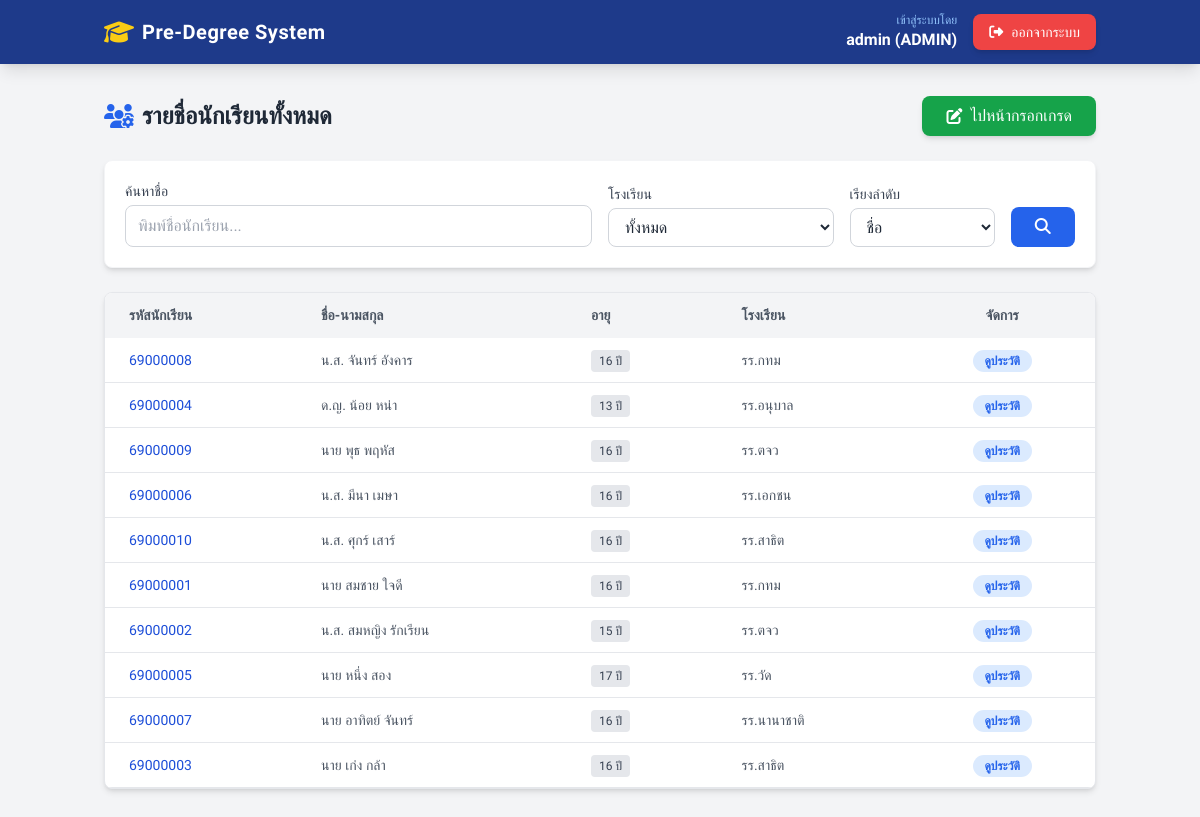
The page /admin/students (signed in) on the database its author committed.
### tables this page shows
CREATE TABLE students (
    id TEXT PRIMARY KEY, -- รหัส 8 หลัก เริ่มต้น 69xxxxxx
    prefix TEXT NOT NULL,
    first_name TEXT NOT NULL,
    last_name TEXT NOT NULL,
    dob DATE NOT NULL,   -- ใช้คำนวณอายุ (ข้อ 4: ต้อง >= 15 ปี)
    school TEXT NOT NULL,
    email TEXT NOT NULL,
    curriculum_id TEXT NOT NULL,
    password TEXT DEFAULT '1234' -- รหัสผ่านเบื้องต้น
);

### app.py (the view)
@app.route('/admin/students')
def admin_dashboard():
    if session.get('user_type') != 'admin': return redirect(url_for('login'))
    conn = get_db_connection()
    school_filter = request.args.get('school')
    sort_by = request.args.get('sort', 'first_name') # name or age
    search = request.args.get('search', '')
    query = 'SELECT * FROM students WHERE (first_name LIKE ? OR last_name LIKE ?)'
    params = [f'%{search}%', f'%{search}%']
    if school_filter:
        query += ' AND school = ?'
        params.append(school_filter)
    if sort_by == 'age':
        query += ' ORDER BY dob DESC' # อายุน้อยไปมาก = dob มากไปน้อย
    else:
        query += ' ORDER BY first_name'
    students = conn.execute(query, params).fetchall()
    student_list = []
    for s in students:
        s_dict = dict(s)
        s_dict['age'] = calculate_age(s['dob'])
        student_list.append(s_dict)
    schools = conn.execute('SELECT DISTINCT school FROM students').fetchall()
    conn.close()
    return render_template('admin_dashboard.html', students=student_list, schools=schools)

### models.py (called while the page is built)
def get_db_connection():
    conn = sqlite3.connect(DB_NAME)
    conn.row_factory = sqlite3.Row
    return conn

def calculate_age(dob_str):
    if not dob_str: return 0
    try:
        dob = datetime.datetime.strptime(dob_str, '%Y-%m-%d')
        today = datetime.datetime.now()
        age = today.year - dob.year - ((today.month, today.day) < (dob.month, dob.day))
        return age
    except ValueError:
        return 0

### templates/admin_dashboard.html (shortened to what this page needs)
{% extends "layout.html" %}
{% block content %}
<div class="flex flex-col md:flex-row justify-between items-center mb-6 gap-4">
    <h2 class="text-2xl font-bold text-gray-800 flex items-center gap-2">
        <i class="fa-solid fa-users-gear text-blue-600"></i> รายชื่อนักเรียนทั้งหมด
    </h2>
    <a href="{{ url_for('grade_entry_list') }}" class="bg-green-600 text-white px-6 py-2 rounded-lg hover:bg-green-700 shadow-md transition flex items-center gap-2">
        <i class="fa-solid fa-pen-to-square"></i> ไปหน้ากรอกเกรด
    </a>
</div>
<div class="bg-white p-5 rounded-lg shadow-md mb-6 border border-gray-100">
    <form class="grid grid-cols-1 md:grid-cols-12 gap-4 items-end">
        <div class="md:col-span-6">
            <label class="block text-sm font-medium text-gray-700 mb-1">ค้นหาชื่อ</label>
            <input type="text" name="search" class="w-full border border-gray-300 rounded-lg px-3 py-2 focus:ring-2 focus:ring-blue-500 outline-none" placeholder="พิมพ์ชื่อนักเรียน...">
        </div>
        <div class="md:col-span-3">
            <label class="block text-sm font-medium text-gray-700 mb-1">โรงเรียน</label>
            <select name="school" class="w-full border border-gray-300 rounded-lg px-3 py-2 bg-white">
                <option value="">ทั้งหมด</option>
            </select>
        </div>
        <div class="md:col-span-2">
            <label class="block text-sm font-medium text-gray-700 mb-1">เรียงลำดับ</label>
            <select name="sort" class="w-full border border-gray-300 rounded-lg px-3 py-2 bg-white">
                <option value="name">ชื่อ</option>
            </select>
        </div>
        <div class="md:col-span-1">
            <button type="submit" class="w-full bg-blue-600 text-white py-2 rounded-lg hover:bg-blue-700 transition">
                <i class="fa-solid fa-magnifying-glass"></i>
            </button>
        </div>
    </form>
</div>
<div class="overflow-hidden bg-white rounded-lg shadow-md border border-gray-200">
    <table class="min-w-full leading-normal">
        <thead>
            <tr class="bg-gray-100 text-gray-600 uppercase text-sm leading-normal">
                <th class="py-3 px-6 text-left font-semibold">รหัสนักเรียน</th>
                <th class="py-3 px-6 text-left font-semibold">ชื่อ-นามสกุล</th>
                <th class="py-3 px-6 text-left font-semibold">อายุ</th>
                <th class="py-3 px-6 text-left font-semibold">โรงเรียน</th>
                <th class="py-3 px-6 text-center font-semibold">จัดการ</th>
            </tr>
        </thead>
        <tbody class="text-gray-600 text-sm font-light">
            {% for s in students %}
            <tr class="border-b border-gray-200 hover:bg-blue-50 transition duration-150">
                <td class="py-3 px-6 text-left whitespace-nowrap font-medium text-blue-700">{{ s.id }}</td>
                <td class="py-3 px-6 text-left">{{ s.prefix }} {{ s.first_name }} {{ s.last_name }}</td>
                <td class="py-3 px-6 text-left"><span class="bg-gray-200 text-gray-700 py-1 px-2 rounded text-xs">{{ s.age }} ปี</span></td>
                <td class="py-3 px-6 text-left">{{ s.school }}</td>
                <td class="py-3 px-6 text-center">
                    <a href="{{ url_for('student_profile', id=s.id) }}" class="bg-blue-100 text-blue-600 py-1 px-3 rounded-full text-xs font-bold hover:bg-blue-200 transition">
                        ดูประวัติ
                    </a>
                </td>
            </tr>
            {% endfor %}
        </tbody>
    </table>
</div>
{% endblock %}

### templates/layout.html (shortened to what this page needs)
<!DOCTYPE html>
<html lang="th">
<head>
    <script src="https://cdn.tailwindcss.com"></script>
    <link href="https://cdnjs.cloudflare.com/ajax/libs/font-awesome/6.4.0/css/all.min.css" rel="stylesheet">
</head>
<body class="text-gray-800 min-h-screen">
    <nav class="bg-blue-900 text-white shadow-lg sticky top-0 z-50">
        <div class="container mx-auto px-4 py-3 flex justify-between items-center">
            <div class="flex items-center space-x-2">
                <i class="fa-solid fa-graduation-cap text-2xl text-yellow-400"></i>
                <span class="text-xl font-bold tracking-wide">Pre-Degree System</span>
            </div>
            <div class="flex items-center space-x-4">
                {% if session.get('user_id') %}
                    <div class="hidden md:block text-right">
                        <div class="text-xs text-blue-300">เข้าสู่ระบบโดย</div>
                        <div class="font-bold">{{ session.get('user_id') }} ({{ session.get('user_type')|upper }})</div>
                    </div>
                    <a href="/logout" class="bg-red-500 hover:bg-red-600 px-4 py-2 rounded-lg text-sm transition shadow-md flex items-center gap-2">
                        <i class="fa-solid fa-right-from-bracket"></i> ออกจากระบบ
                    </a>
                {% endif %}
            </div>
        </div>
    </nav>
    <main class="container mx-auto px-4 py-8 fade-in">
        {% block content %}{% endblock %}
    </main>
</body>
</html>

### templates/layout.html (style rules this page uses)
body { font-family: 'Sarabun', sans-serif; background-color: #f3f4f6; }
.fade-in { animation: fadeIn 0.5s ease-in-out; }

### rows shown on the page
students: id "69000008", prefix "น.ส.", first_name "จันทร์", last_name "อังคาร", age "16", school "รร.กทม"
students: id "69000004", prefix "ด.ญ.", first_name "น้อย", last_name "หน่า", age "13", school "รร.อนุบาล"
students: id "69000009", prefix "นาย", first_name "พุธ", last_name "พฤหัส", age "16", school "รร.ตจว"
students: id "69000006", prefix "น.ส.", first_name "มีนา", last_name "เมษา", age "16", school "รร.เอกชน"
students: id "69000010", prefix "น.ส.", first_name "ศุกร์", last_name "เสาร์", age "16", school "รร.สาธิต"
students: id "69000001", prefix "นาย", first_name "สมชาย", last_name "ใจดี", age "16", school "รร.กทม"
students: id "69000002", prefix "น.ส.", first_name "สมหญิง", last_name "รักเรียน", age "15", school "รร.ตจว"
students: id "69000005", prefix "นาย", first_name "หนึ่ง", last_name "สอง", age "17", school "รร.วัด"
students: id "69000007", prefix "นาย", first_name "อาทิตย์", last_name "จันทร์", age "16", school "รร.นานาชาติ"
students: id "69000003", prefix "นาย", first_name "เก่ง", last_name "กล้า", age "16", school "รร.สาธิต"

### other values the page prints
{{ session.get('user_id') }} "admin"
{{ session.get('user_type')|upper }} "ADMIN"
